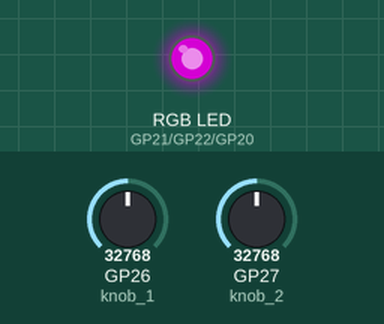
This program was run on a simulated Raspberry Pi Pico running MicroPython. On the bench: an RGB LED mixed from three pins (HIGH = lit). The test bench sets the inputs (shaded band); at power-on: GP26 (knob_1) = 32768, GP27 (knob_2) = 32768 (analog values on the 0–65535 scale). Dim RGB values are drawn brighter than linear.

Above: at 1.2 s.
1.3 s: GP26 (knob_1) set to 45874
At 2.1 s:
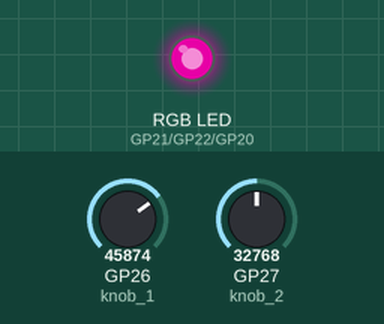
2.8 s: GP27 (knob_2) set to 45874
At 3.3 s:
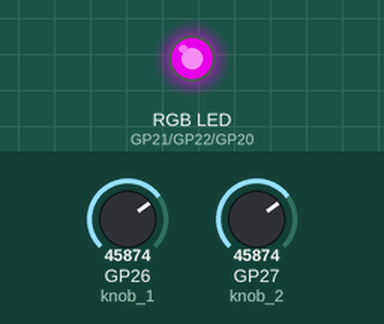
4.3 s: GP26 (knob_1) set to 57670
At 5.5 s:
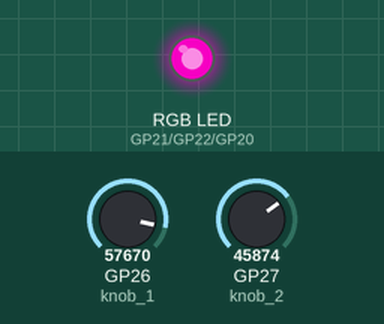
5.8 s: GP27 (knob_2) set to 57670
At 6.9 s:
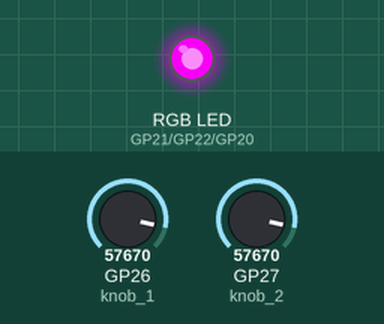
7.3 s: GP26 (knob_1) set to 32767
At 8.0 s:
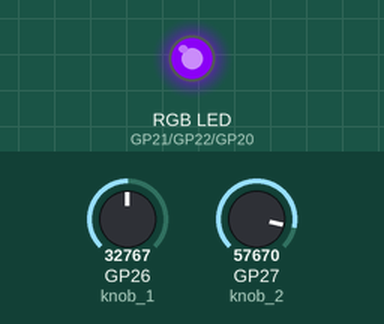
8.8 s: GP27 (knob_2) set to 7864
At 9.3 s:
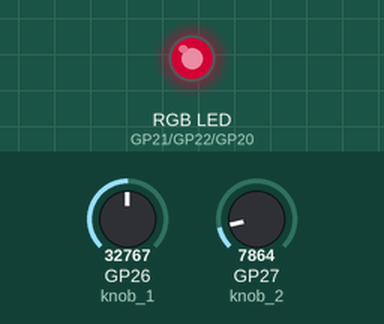
Timing chart, 0 to 11.3 s (numbered marks = the images above; inputs shaded):
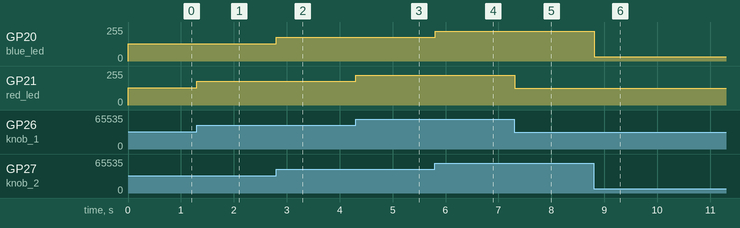

Measured:
- after the input at 1.3 s, GP21 (red_led): 128/255 → 178/255 at once
- after the input at 2.8 s, GP20 (blue_led): 128/255 → 178/255 at once
- after the input at 4.3 s, GP21 (red_led): 178/255 → 224/255 at once
- after the input at 5.8 s, GP20 (blue_led): 178/255 → 224/255 at once
- after the input at 7.3 s, GP21 (red_led): 224/255 → 127/255 at once
- after the input at 8.8 s, GP20 (blue_led): 224/255 → 31/255 at once

The program:

Analog_inputs.py
```python
# ==========================================================
# PROJECT: THE ANALOG DIMMER & SAFETY ALARM
# Goal: Use physical knobs (ADC) to control LED brightness (PWM)
# and use conditional logic to trigger a buzzer.
#
# ENGINEERING INSIGHT:
# This project introduces "Signal Translation." The Pico takes
# a continuous physical movement (twisting a knob) and translates
# it into a digital value. This is the foundation of how
# joysticks, volume knobs, and industrial sensors work.
# ==========================================================

from machine import Pin, PWM, ADC
from time import sleep

# ----------------------------------------------------------
# 1. HARDWARE INITIALIZATION
# ----------------------------------------------------------
# LEDs use PWM so we can slide their brightness from 0 to 65535.
red_led   = PWM(Pin(21), freq=1000, duty_u16=0)
blue_led  = PWM(Pin(20), freq=1000, duty_u16=0)
green_led = PWM(Pin(22), freq=1000, duty_u16=0)

# Knobs use ADC (Analog-to-Digital Converter).
# They translate a physical position into a number between 0 and 65535.
knob_1 = ADC(Pin(26))
knob_2 = ADC(Pin(27))

# The buzzer is ready for sound effects if the "Safety Alarm" triggers.
buzzer = PWM(Pin(9))

# ----------------------------------------------------------
# 2. THE ANALOG ENGINE
# ----------------------------------------------------------
while True:
    try:
        # STEP A: Read the physical state of the knobs
        # --------------------------------------------------
        val = knob_1.read_u16()   # Get value of Knob 1 (0 to 65535)
        val_2 = knob_2.read_u16() # Get value of Knob 2 (0 to 65535)

        # STEP B: Direct Mapping
        # --------------------------------------------------
        # Because both ADC and PWM use the same 0-65535 range,
        # we can pass the knob value directly to the LED brightness.
        red_led.duty_u16(val)
        blue_led.duty_u16(val_2)

        # STEP C: Complex Conditional Logic (The Safety Alarm)
        # --------------------------------------------------
        # We only want the buzzer to sound if BOTH knobs are turned
        # nearly all the way up (above 65,000).
        if val > 65000 and val_2 > 65000:
            buzzer.freq(800)      # Set pitch to 800Hz
            buzzer.duty_u16(30000) # Turn Volume to ~50%
        else:
            # If even one knob is below 65000, keep the buzzer silent.
            buzzer.duty_u16(0)

        # STEP D: Loop Stability
        # --------------------------------------------------
        # We wait a tiny amount of time to prevent the CPU from
        # running at 100% speed, which keeps the system stable.
        sleep(0.1)

    except KeyboardInterrupt:
        # SAFETY: Always turn OFF hardware when the program stops!
        red_led.duty_u16(0)
        blue_led.duty_u16(0)
        buzzer.duty_u16(0)
        print("\nAnalog Control System Disengaged.")
        break
```
